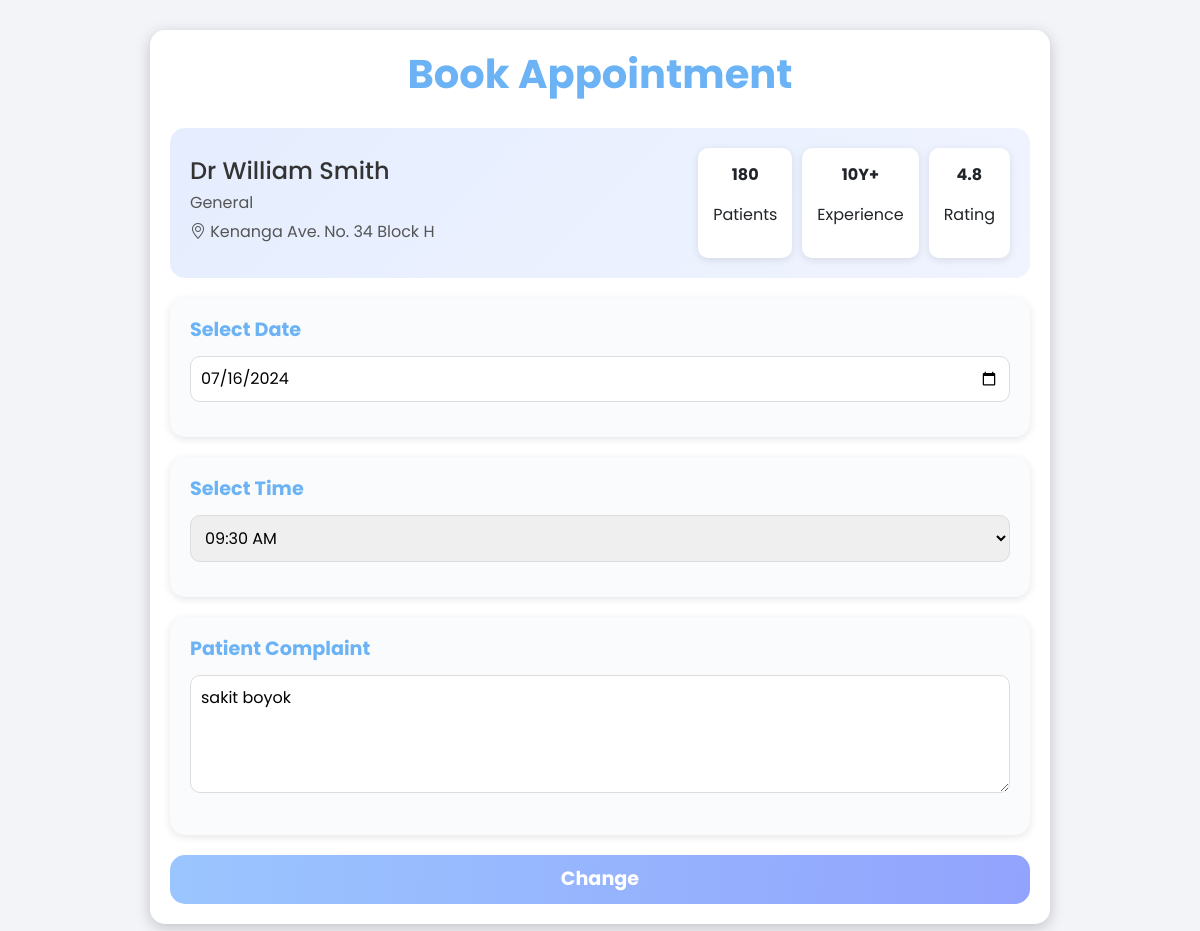
Before: /homepage/other services/book/book.php?id=40 (signed in) with the older database file.
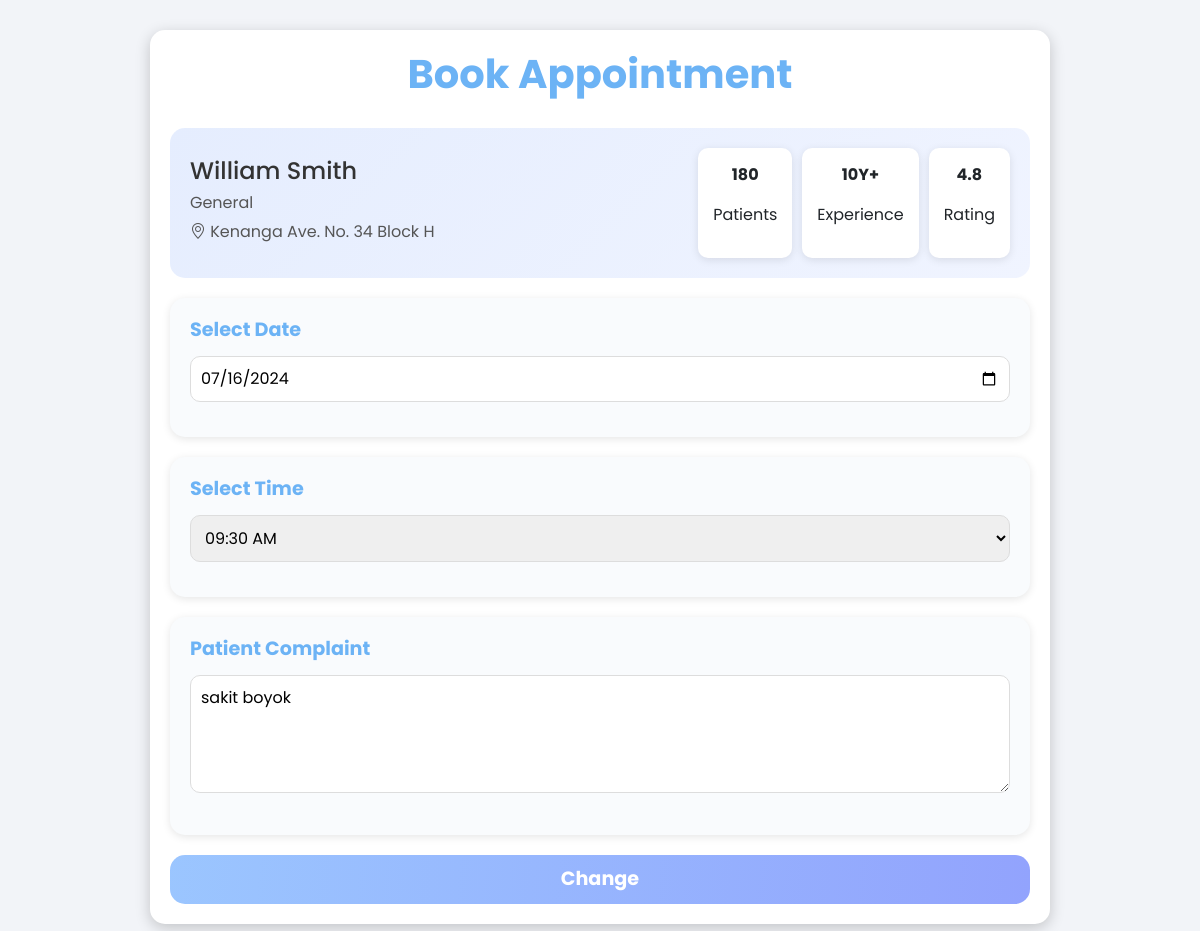
After: the same page with the newer database file.
### tables this page shows
CREATE TABLE `antrian` (
  `id` int(11) NOT NULL,
  `username` varchar(50) NOT NULL,
  `fullname` varchar(50) NOT NULL,
  `date` date NOT NULL,
  `hour` varchar(50) NOT NULL,
  `keluhan` text NOT NULL,
  `poly` varchar(50) NOT NULL,
  `dokter` varchar(50) NOT NULL,
  `status` varchar(50) NOT NULL,
  `pdf` varchar(50) NOT NULL,
  `visit` varchar(50) DEFAULT NULL,
  `no_antrian` int(11) NOT NULL,
  `saran` varchar(500) DEFAULT NULL,
  `pemeriksaan` date DEFAULT NULL,
  `obat` varchar(500) DEFAULT NULL
);

### homepage/other services/book/book.php (the view, shortened to what this page needs)
<?php
$conn = mysqli_connect('localhost', 'root', '', 'db_klinik');
if (isset($_GET["id"])) {
    $id = $_GET["id"];
    $mode = "change";
    $hasil = mysqli_fetch_assoc(mysqli_query($conn, "SELECT * FROM antrian WHERE id = '$id'"));
}
?>
<!DOCTYPE html>
<html lang="en">
<head>
    <link rel="stylesheet" href="https://cdnjs.cloudflare.com/ajax/libs/bootstrap/5.1.3/css/bootstrap.min.css">
    <link rel="stylesheet" href="https://cdnjs.cloudflare.com/ajax/libs/bootstrap-icons/1.5.0/font/bootstrap-icons.min.css">
</head>
<body>
<div class="container">
    <div class="header">
        <h1>Book Appointment</h1>
    </div>
    <div class="profile-card">
        <div class="profile-details">
            <h2><?= isset($_GET["dokter"])? $_GET["dokter"] : $hasil["dokter"]?></h2>
            <p><?= isset($_GET["poli"])? $_GET["poli"] : $hasil["poly"]?></p>
            <p><i class="bi bi-geo-alt"></i> Kenanga Ave. No. 34 Block H</p>
        </div>
        <div class="stats">
            <div>
                <p class="fw-bold">180</p>
                <p>Patients</p>
            </div>
            <div>
                <p class="fw-bold">10Y+</p>
                <p>Experience</p>
            </div>
            <div>
                <p class="fw-bold">4.8</p>
                <p>Rating</p>
            </div>
        </div>
    </div>
    <form method="post" action="<?= ($mode === "change")? '' : './PAYMENT.php'?>">
        <div class="calendar">
            <h3>Select Date</h3>
            <input type="date" name="date" value="<?= ($mode === "change")? $hasil["date"] : ''?>">
        </div>
        <div class="time-slots">
            <h3>Select Time</h3>
            <select name="hour" id="time">
                <option value="<?= ($mode === "change")? $hasil["hour"] : ''?>"><?= ($mode === "change")? $hasil["hour"] : 'Pilih Jam'?></option>
            </select>
        </div>
        <div class="complaint">
            <h3>Patient Complaint</h3>
            <textarea name="keluhan" rows="4"><?= ($mode === "change")? $hasil["keluhan"] : ''?></textarea>
        </div>
        <div class="next-btn">
            <button name="<?= ($mode === "insert")? 'next' : 'change' ?>" type="submit"><?= ($mode === "insert")? 'Next' : 'Change' ?></button>
        </div>
    </form>
</div>
</body>
</html>

Changed rows visible on the page:
changed antrian "General": dokter "Dr William Smith" → "William Smith"
